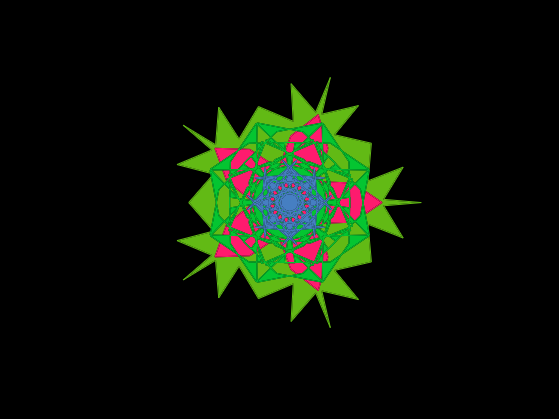

Reproduce this figure in MATLAB. (Note: this script raises an error after producing the figure.)
function [IMG]= fractalmaker_internal

param = struct();
rand('twister',sum(100*clock));
kuikomisize=2;
dekoboko=0.8;
param.hires_image_resolution_dpi = 150;
param.lores_image_number_of_pixels = 150
numofsuperimp=4;
datamat=[];
for sup=[1:numofsuperimp]
    numofedge= 4+round(rand*6);
    edgesize=numofsuperimp-sup+rand;
    numofrecursion= 2+round(rand*3);
    fracx=edgesize*cos(2*pi*[1:numofedge]/numofedge);
    fracy=edgesize*sin(2*pi*[1:numofedge]/numofedge);
    GAmat=[];
    for k=[1:1:numofrecursion]
        mx=(fracx([2:end 1])+fracx)/2;
        my=(fracy([2:end 1])+fracy)/2;
        dx= fracx([2:end 1])-fracx;
        dy= fracy([2:end 1])-fracy;
        theta=atan(dy./dx);
        theta(find(dx<0))=theta(find(dx<0))+pi;
        GA=kuikomisize*(rand-dekoboko);
        fracx2=mx+GA*sin(theta);
        fracy2=my-GA*cos(theta);
        fracx=[fracx;fracx2];
        fracx=fracx(:);
        fracx=fracx';
        fracy=[fracy;fracy2];
        fracy=fracy(:);
        fracy=fracy';
        GAmat=[GAmat;GA];
    end
    col=rand(1,3);
    
%uncomment for isoluminance
%     col(1)=0;
%     [tz]=randperm(2);
%     nega=[-1 1]; nega=nega(tz(1));
%     col=col*nega;
%     [tz]=randperm(2);
%     nega=[-1 1]; nega=nega(tz(1));
%     col=col*nega;
%     col=dkl2rgb(col')';
    
    if sup==1
    h=figure('Visible','Off','PaperPositionMode', 'auto')
    end
    fill(fracx([1:end 1]),fracy([1:end 1]),col)
    hold on
    plot(fracx([1:end 1]),fracy([1:end 1]),'Color',col)
    axis square
    axis([-numofsuperimp-1 numofsuperimp+1 -numofsuperimp-1 numofsuperimp+1])
    hold on
    

end

axis square
axis([-numofsuperimp-1 numofsuperimp+1 -numofsuperimp-1 numofsuperimp+1])
axis([-5,5 -5,5])
axis off
set(gcf,'color','k','inverthardcopy','off');
set(gcf,'menubar','none');
set(gca,'Units','pixels');
posa=get(gca,'Pos');
set(gca,'Units','normalized');
posf=get(gcf,'Pos');
set(gcf,'Pos',[posf(1) posf(2) posa(3) posa(3)]);
set(gcf,'paperpositionmode','auto');
%IMG=frame2im(getframe(h)); %this is way faster than print in high res..
IMG = print(h,'-RGBImage',['-r' num2str(param.hires_image_resolution_dpi)]);
clf;
close(h); 
IMG = trim_image(IMG,'symmetrical','center','leaveborder',1,'resize',{param.lores_image_number_of_pixels.*[1 1],'lanczos3'});
